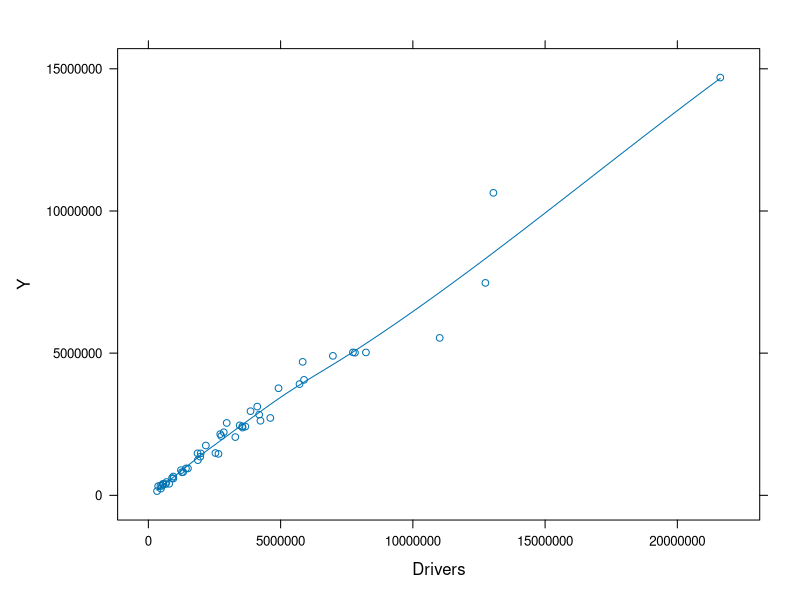
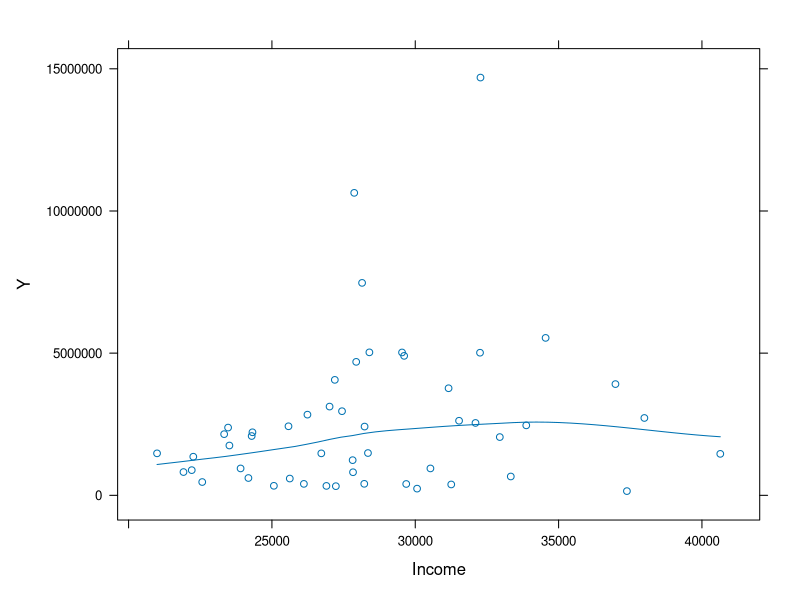
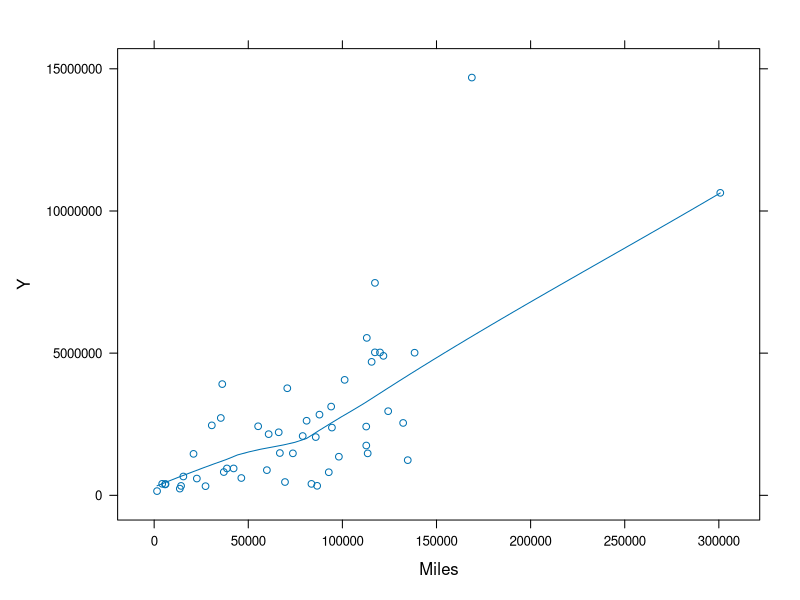
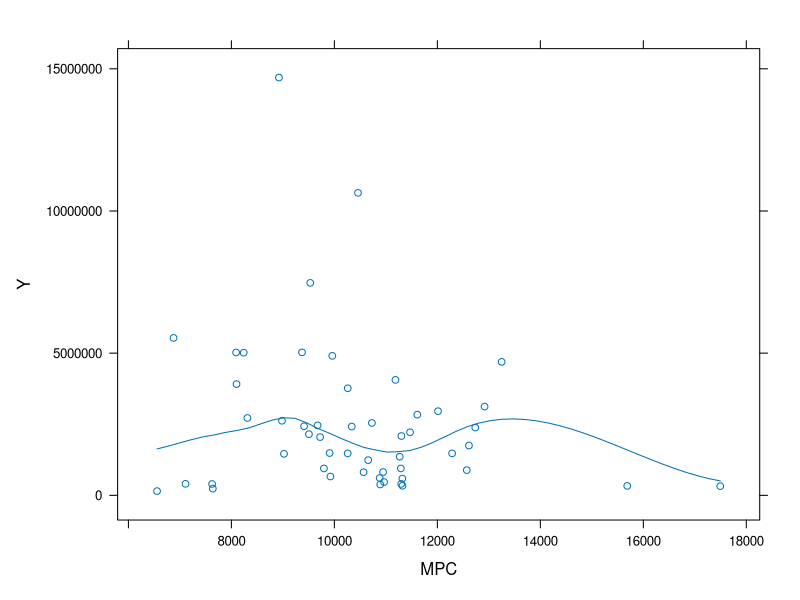
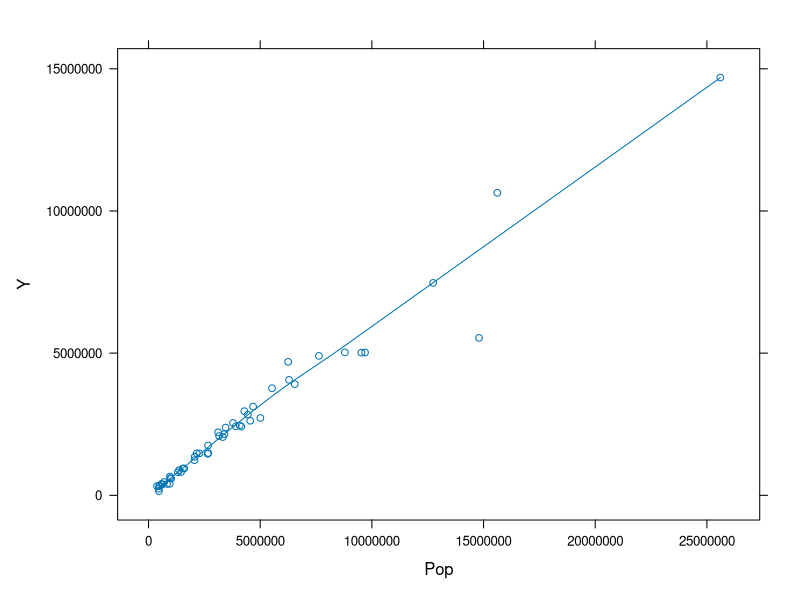
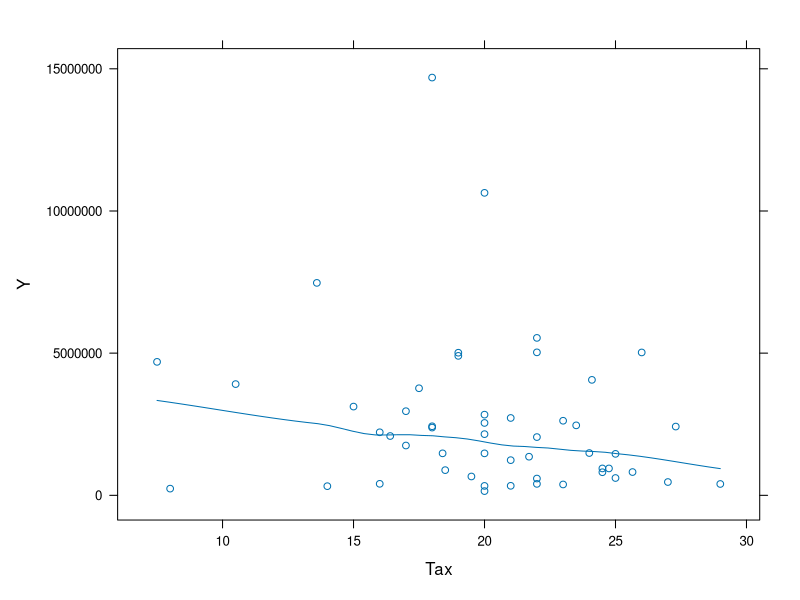
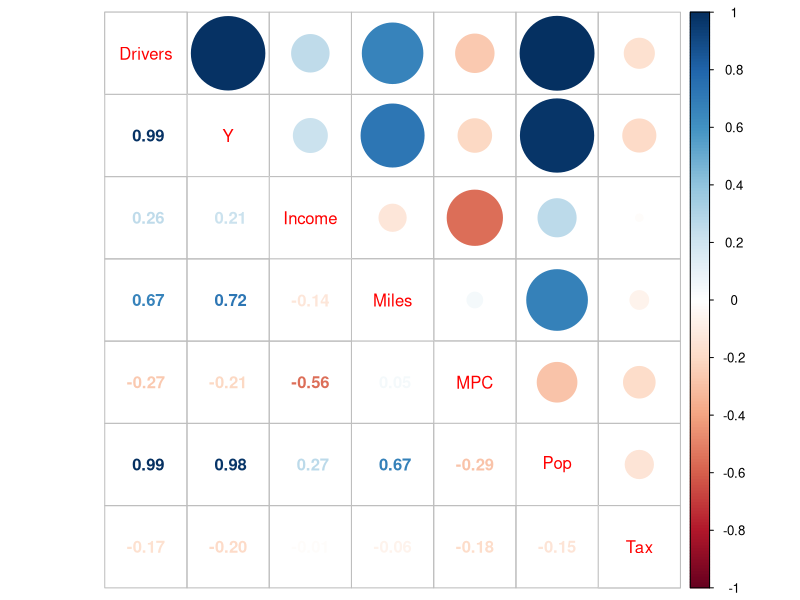

The R source for these figures, in order:
## ---- chunk 1
library(knitr)
library(lattice)
library(MASS)
library(e1071)
library(corrplot)
library(latticeExtra)
## ---- chunk 2
df <- read.table("../data/2.txt")
names(df)[names(df)=="FuelC"] <- "Y"
## ---- chunk 3
plotVariable <- function(param) {
  formula <- reformulate(termlabels = param, response = 'Y')
  xyplot(formula, panel=function(...) {  
  panel.xyplot(...)
  panel.loess(...)
  }, data = df, xlab = param, ylab = "Y")
}

plotVariables <- function(y.column.index=1) {
  for (i in colnames(df)[-y.column.index]) {
    print(plotVariable(i)) 
  }
}
## ---- chunk 4
estimateModel <- function(formula) {
  model <- lm(formula, df)
  print(AIC(model))
  print(summary(model))
  print(tune(lm, as.formula(model), data = df, tunecontrol = tune.control(cross = nrow(df))))
}
## ---- chunk 5
plotVariables(2)
## ---- chunk 6
corrplot.mixed(cor(df), tl.cex=1)
## ---- chunk 7
estimateModel(Y ~ Drivers + Income + Miles + MPC + Tax)
estimateModel(Y ~ Drivers + log(Income) + Miles + MPC + Tax)
estimateModel(Y ~ log(Income)*MPC + Drivers*Miles + Tax)
